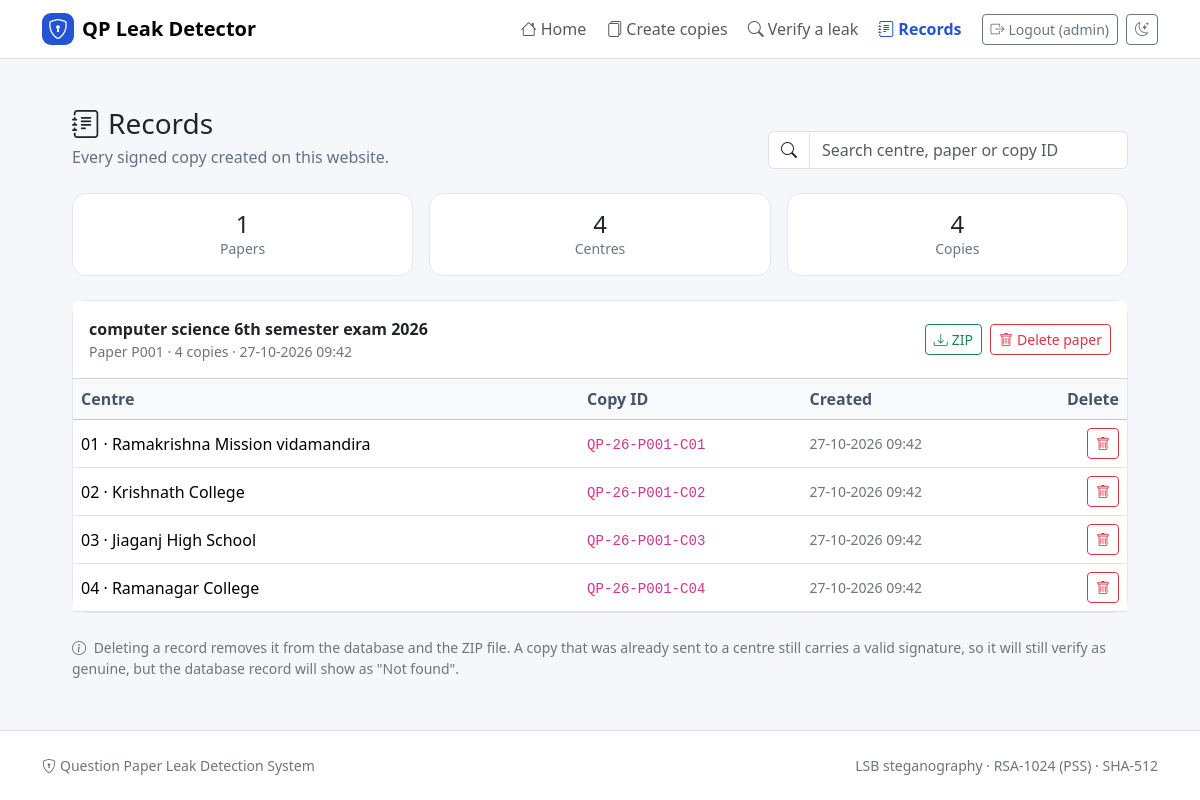
The app's page /records (signed in) with its own data.
### tables this page shows
CREATE TABLE papers (
    paper_id    INTEGER PRIMARY KEY AUTOINCREMENT,
    paper_name  TEXT NOT NULL,
    source_file TEXT,
    created_at  TEXT NOT NULL
);

CREATE TABLE copies (
    copy_id    TEXT PRIMARY KEY,
    paper_id   INTEGER NOT NULL,
    centre_id  INTEGER NOT NULL,
    image_hash TEXT NOT NULL,
    created_at TEXT NOT NULL,
    FOREIGN KEY (paper_id)  REFERENCES papers(paper_id),
    FOREIGN KEY (centre_id) REFERENCES centres(centre_id)
);

CREATE TABLE centres (
    centre_id   INTEGER PRIMARY KEY AUTOINCREMENT,
    centre_name TEXT UNIQUE NOT NULL
);

### app.py (the view)
@app.route("/records")
@login_required
def records():
    return render_template("records.html", copies=db.list_copies())

### app.py (called while the page is built)
def login_required(view):
    @wraps(view)
    def wrapper(*args, **kwargs):
        if not session.get("admin"):
            flash("Please log in as admin first.", "warning")
            return redirect(url_for("login", next=request.path))
        return view(*args, **kwargs)
    return wrapper

def get_csrf_token() -> str:
    token = session.get("csrf_token")
    if not token:
        token = secrets.token_hex(16)
        session["csrf_token"] = token
    return token

@app.context_processor
def inject_csrf_token():
    return {"csrf_token": get_csrf_token}

### database.py (called while the page is built)
@contextmanager
def get_db():
    conn = sqlite3.connect(DB_PATH)
    conn.row_factory = sqlite3.Row            # rows behave like dictionaries
    conn.execute("PRAGMA foreign_keys = ON")
    try:
        yield conn
        conn.commit()
    finally:
        conn.close()

def list_copies():
    with get_db() as conn:
        return conn.execute(
            _COPY_QUERY + " ORDER BY p.paper_id DESC, ce.centre_id"
        ).fetchall()

### templates/records.html (shortened to what this page needs)
{% extends "base.html" %}
{% block content %}
<div class="d-flex flex-column flex-md-row justify-content-between align-items-md-end gap-3 mb-4">
  <div>
    <h1 class="h3 mb-1"><i class="bi bi-journal-text me-2"></i>Records</h1>
    <p class="page-subtitle mb-0">Every signed copy created on this website.</p>
  </div>
  {% if copies %}
    <div class="input-group" style="max-width: 360px;">
      <span class="input-group-text bg-white"><i class="bi bi-search"></i></span>
      <input type="search" class="form-control" placeholder="Search centre, paper or copy ID"
             aria-label="Search records" data-filter=".record-row" data-filter-empty="noMatch">
    </div>
  {% endif %}
</div>
{% if copies %}
  {% set groups = copies|groupby('paper_id') %}
  <div class="row g-3 mb-4">
    <div class="col-4">
      <div class="card"><div class="card-body text-center py-3">
        <div class="h4 mb-0">{{ groups|length }}</div>
        <div class="small text-secondary">Papers</div>
      </div></div>
    </div>
    <div class="col-4">
      <div class="card"><div class="card-body text-center py-3">
        <div class="h4 mb-0">{{ copies|map(attribute='centre_id')|unique|list|length }}</div>
        <div class="small text-secondary">Centres</div>
      </div></div>
    </div>
    <div class="col-4">
      <div class="card"><div class="card-body text-center py-3">
        <div class="h4 mb-0">{{ copies|length }}</div>
        <div class="small text-secondary">Copies</div>
      </div></div>
    </div>
  </div>
  {% for paper_id, items in groups|reverse %}
    <div class="card mb-3" data-filter-group>
      <div class="card-header bg-white d-flex flex-column flex-sm-row justify-content-between align-items-sm-center gap-2 py-3">
        <div>
          <div class="fw-semibold">{{ items[0].paper_name }}</div>
          <div class="small text-secondary">
            Paper P{{ '%03d'|format(paper_id) }} &middot; {{ items|length }} copies &middot; {{ items[0].created_at }}
          </div>
        </div>
                {% set paper_code = 'P%03d'|format(paper_id) %}
        <div class="d-flex gap-2">
          <a class="btn btn-sm btn-outline-success" href="{{ url_for('download', paper_id=paper_id) }}">
            <i class="bi bi-download me-1"></i>ZIP
          </a>
          <form method="post" action="{{ url_for('delete_paper_record', paper_id=paper_id) }}"
                onsubmit="return confirm('Delete paper {{ paper_code }} and all {{ items|length }} copies? This cannot be undone.');">
            <button type="submit" class="btn btn-sm btn-outline-danger">
              <i class="bi bi-trash me-1"></i>Delete paper
            </button>
          </form>
        </div>
      </div>
      <div class="table-responsive">
        <table class="table table-hover align-middle mb-0">
          <thead class="table-light">
            <tr>
              <th>Centre</th>
              <th>Copy ID</th>
              <th class="d-none d-md-table-cell">Created</th>
              <th class="text-end">Delete</th>
            </tr>
          </thead>
          <tbody>
            {% for c in items %}
              <tr class="record-row"
                  data-search="{{ (c.copy_id ~ ' ' ~ c.centre_name ~ ' ' ~ c.paper_name)|lower }}">
                <td>{{ '%02d'|format(c.centre_id) }} &middot; {{ c.centre_name }}</td>
                <td><code>{{ c.copy_id }}</code></td>
                <td class="small text-secondary d-none d-md-table-cell">{{ c.created_at }}</td>
                <td class="text-end">
                  <form method="post" class="d-inline"
                        action="{{ url_for('delete_copy_record', copy_id=c.copy_id) }}"
                        onsubmit="return confirm('Delete record {{ c.copy_id }}? This cannot be undone.');">
                    <button type="submit" class="btn btn-sm btn-outline-danger"
                            title="Delete this record" aria-label="Delete {{ c.copy_id }}">
                      <i class="bi bi-trash"></i>
                    </button>
                  </form>
                </td>
              </tr>
            {% endfor %}
          </tbody>
        </table>
      </div>
    </div>
  {% endfor %}
  <p class="small text-secondary mt-4 mb-0">
    <i class="bi bi-info-circle me-1"></i>
    Deleting a record removes it from the database and the ZIP file. A copy that was already
    sent to a centre still carries a valid signature, so it will still verify as genuine,
    but the database record will show as "Not found".
  </p>
{% endif %}
{% endblock %}

### templates/base.html (shortened to what this page needs)
<!doctype html>
<html lang="en">
<head>
  <link href="https://cdn.jsdelivr.net/npm/bootstrap@5.3.3/dist/css/bootstrap.min.css" rel="stylesheet">
  <link href="https://cdn.jsdelivr.net/npm/bootstrap-icons@1.11.3/font/bootstrap-icons.min.css" rel="stylesheet">
  <link href="{{ url_for('static', filename='css/style.css') }}" rel="stylesheet">
</head>
<body class="d-flex flex-column min-vh-100">
<nav class="navbar navbar-expand-lg bg-white border-bottom sticky-top">
  <div class="container">
    <a class="navbar-brand d-flex align-items-center fw-semibold" href="{{ url_for('index') }}">
      <span class="brand-mark"><i class="bi bi-shield-lock"></i></span>
      QP Leak Detector
    </a>
    <button id="themeToggle" type="button"
            class="btn btn-outline-secondary btn-sm ms-auto me-2 order-lg-last ms-lg-2 me-lg-0"
            aria-label="Switch to dark theme" title="Switch to dark theme">
    </button>
    <div class="collapse navbar-collapse" id="mainNav">
      {% set nav = [
        ('index', 'house', 'Home'),
        ('generate', 'files', 'Create copies'),
        ('verify', 'search', 'Verify a leak')
      ] %}
      <ul class="navbar-nav ms-auto align-items-lg-center gap-lg-1">
        {% for endpoint, icon, label in nav %}
          <li class="nav-item">
            <a class="nav-link {% if request.endpoint == endpoint %}active{% endif %}"
               href="{{ url_for(endpoint) }}"
               {% if request.endpoint == endpoint %}aria-current="page"{% endif %}>
              <i class="bi bi-{{ icon }} me-1"></i>{{ label }}
            </a>
          </li>
        {% endfor %}
        {% if session.get('admin') %}
          <li class="nav-item">
            <a class="nav-link {% if request.endpoint == 'records' %}active{% endif %}"
               href="{{ url_for('records') }}">
              <i class="bi bi-journal-text me-1"></i>Records
            </a>
          </li>
          <li class="nav-item ms-lg-2">
            <a class="btn btn-outline-secondary btn-sm w-100 my-2 my-lg-0" href="{{ url_for('logout') }}">
              <i class="bi bi-box-arrow-right me-1"></i>Logout ({{ session['admin'] }})
            </a>
          </li>
        {% else %}
          <li class="nav-item ms-lg-2">
            <a class="btn btn-primary btn-sm w-100 my-2 my-lg-0" href="{{ url_for('login') }}">
              <i class="bi bi-person-lock me-1"></i>Admin login
            </a>
          </li>
        {% endif %}
      </ul>
    </div>
  </div>
</nav>
<main id="main" class="container py-4 py-lg-5 flex-grow-1">
  {% set flash_icons = {
    'success': 'check-circle-fill',
    'danger': 'x-circle-fill',
    'warning': 'exclamation-triangle-fill',
    'info': 'info-circle-fill'
  } %}
  {% block content %}{% endblock %}
</main>
<footer class="bg-white border-top py-4 mt-auto">
  <div class="container small text-secondary d-flex flex-column flex-md-row justify-content-between gap-2">
    <span><i class="bi bi-shield-lock me-1"></i>Question Paper Leak Detection System</span>
    <span>LSB steganography &middot; RSA-1024 (PSS) &middot; SHA-512</span>
  </div>
</footer>
</body>
</html>

### static/css/style.css (style rules this page uses)
:root, [data-bs-theme="light"] { --brand: #2453d6; --brand-solid: #2453d6; --brand-soft: #eaf0ff; --page-bg: #f5f7fb; --surface: #ffffff; --surface-soft: #f8fafc; --drop-bg: #fafbfe; --drop-border: #c4ccdb; --line: #e3e7ef; --muted: #667085; --table-head: #475467; --num-bg: #eef1f6; --radius-lg: 14px; }
body { background: var(--page-bg); }
main.container { max-width: 1080px; }
body, .navbar, footer, .card, .hero, .stepper li, .info-box { transition: background-color 0.2s ease, border-color 0.2s ease, color 0.2s ease; }
.brand-mark { width: 32px; height: 32px; border-radius: 9px; background: var(--brand-solid); color: #fff; display: inline-flex; align-items: center; justify-content: center; margin-right: 0.5rem; }
.navbar .nav-link.active { color: var(--brand); font-weight: 600; }
.card { border: 1px solid var(--line); border-radius: var(--radius-lg); }
.page-subtitle { color: var(--muted); margin-bottom: 1.5rem; }
.table th { font-weight: 600; color: var(--table-head); }
code { font-size: 0.88em; }

### records on screen
papers: paper_name "computer science 6th semester exam 2026"
copies: created_at "27-10-2026 09:42", centre_name "Ramakrishna Mission vidamandira", copy_id "QP-26-P001-C01", created_at "27-10-2026 09:42"
centres: centre_id "01"
copies: centre_name "Krishnath College", copy_id "QP-26-P001-C02", created_at "27-10-2026 09:42"
centres: centre_id "02"
copies: centre_name "Jiaganj High School", copy_id "QP-26-P001-C03", created_at "27-10-2026 09:42"
centres: centre_id "03"
copies: centre_name "Ramanagar College", copy_id "QP-26-P001-C04", created_at "27-10-2026 09:42"
centres: centre_id "04"

### other values on screen
{{ label }} "Home" "Create copies" "Verify a leak"
{{ session['admin'] }} "admin"
{{ groups|length }} "1"
{{ copies|map(attribute='centre_id')|unique|list|length }} "4"
{{ copies|length }} "4"
{{ '%03d'|format(paper_id) }} "001"
{{ items|length }} "4"
